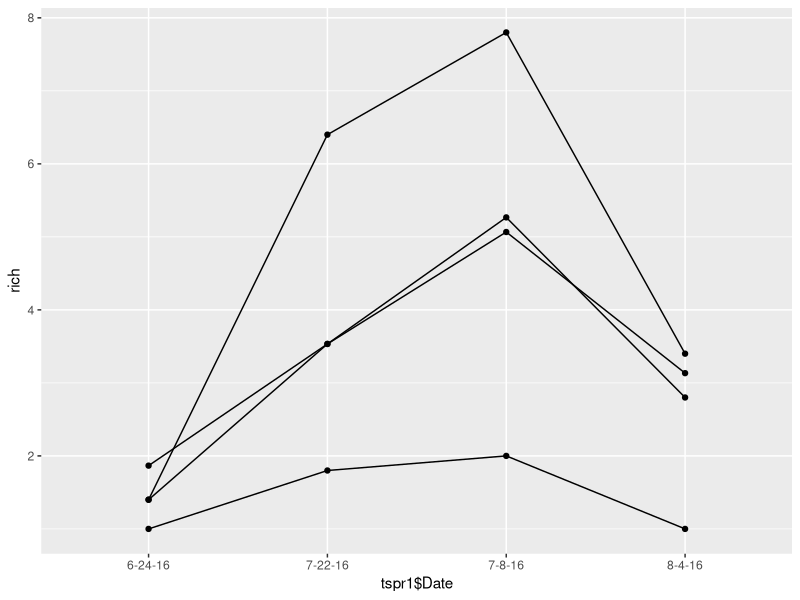
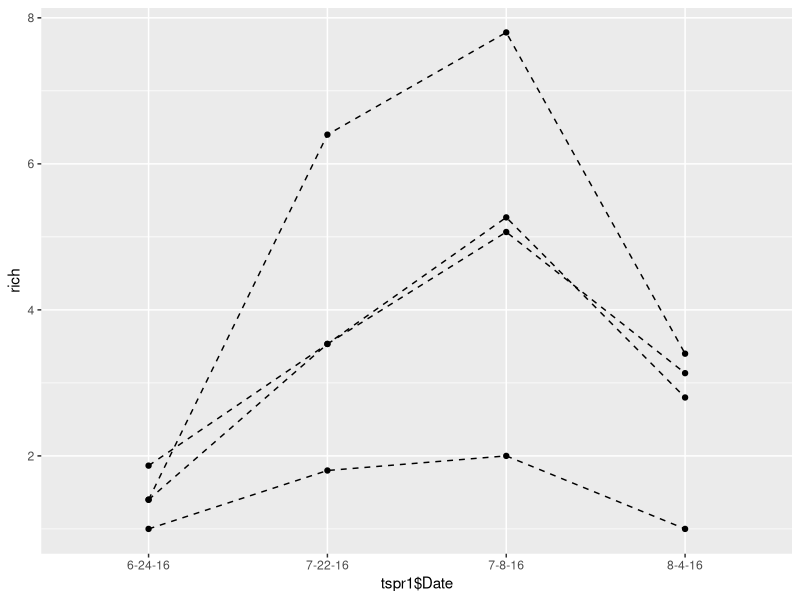
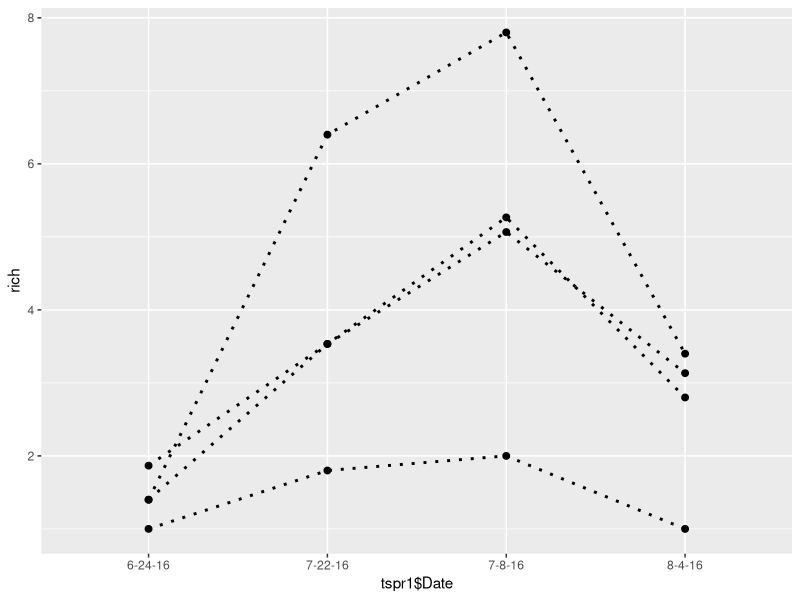
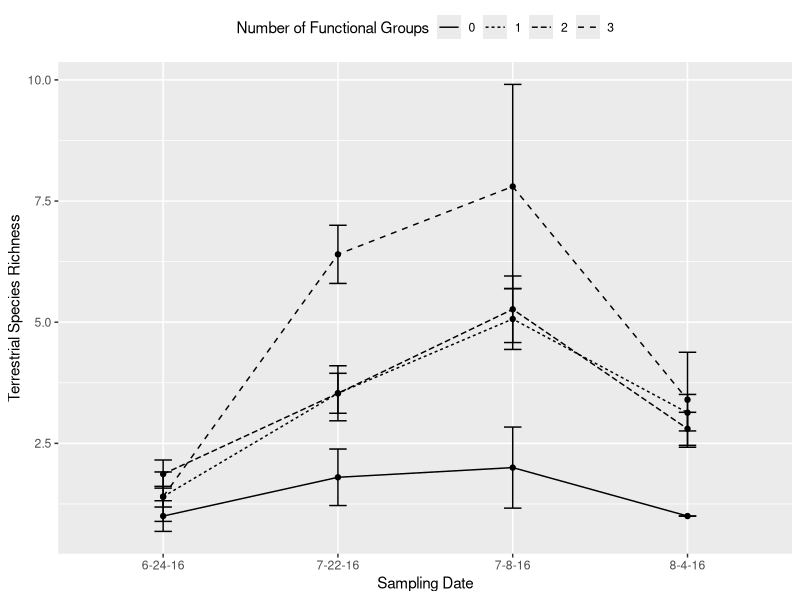
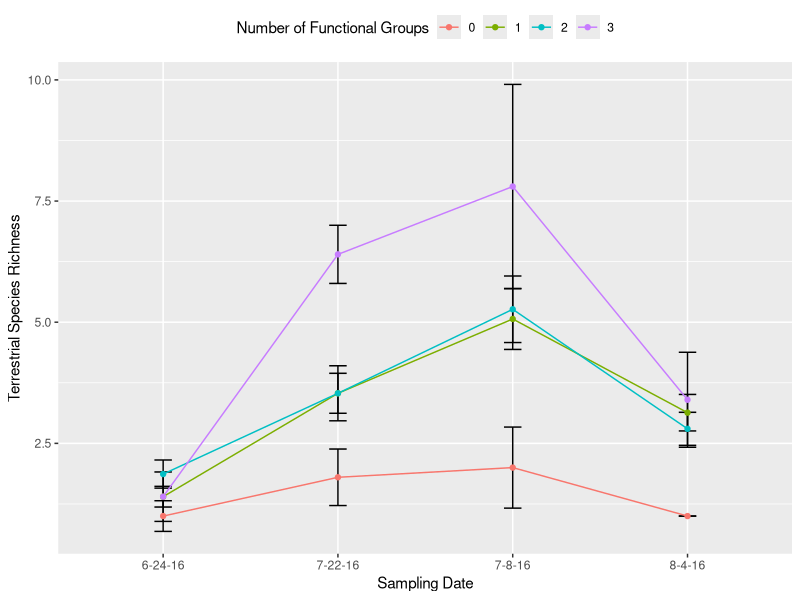

Generate these figures, in order, with R:
## ---- chunk 1
library(ggplot2)
library(plyr)
tspr<-read.csv(file="DateTerRich.csv",header=TRUE)
#summarize data frame by date and fg, and calculating mean of terrestrial sp rich and sd
tspr1<-ddply(tspr,.(Date, FG), summarize, rich=mean(TerrestrialSpRich), se=sd(TerrestrialSpRich)/sqrt(length(TerrestrialSpRich)))
tspr1$FG<-as.factor(tspr1$FG)
tspr1$id<-row.names(tspr1)
tspr$id<-row.names(tspr)
# Line plot with multiple groups
ggplot(data=tspr1, aes(x=tspr1$Date, y=rich, group=tspr1$FG)) +
	geom_line()+
	geom_point()
# Change line types
ggplot(data=tspr1, aes(x=tspr1$Date, y=rich, group=tspr1$FG)) +
	geom_line(linetype="dashed")+
	geom_point()
# Change line colors and sizes
ggplot(data=tspr1, aes(x=tspr1$Date, y=rich, group=tspr1$FG)) +
	geom_line(linetype="dotted", color="black", size=1)+
	geom_point(color="black", size=2)
# Change line types by groups 
ggplot(tspr1, aes(x=tspr1$Date, y=rich, group=FG)) +
	geom_errorbar(aes(ymin=rich-se, ymax=rich+se), width=.1)+
	geom_line(aes(linetype=tspr1$FG))+
	geom_point()+
	theme(legend.position="top")+
  labs(x="Sampling Date",y="Terrestrial Species Richness", linetype="Number of Functional Groups")
# Change line types + colors
ggplot(tspr1, aes(x=tspr1$Date, y=rich, group=tspr1$FG)) +
	geom_errorbar(aes(ymin=rich-se, ymax=rich+se), width=.1)+
	geom_line(aes(color=tspr1$FG))+
	geom_point(aes(color=tspr1$FG))+
	theme(legend.position="top")+
  labs(x="Sampling Date",y="Terrestrial Species Richness", col="Number of Functional Groups")
#ANOVA
lmod<-aov(data=tspr,TerrestrialSpRich~FG*Date+Error(1/id))
summary(lmod)
